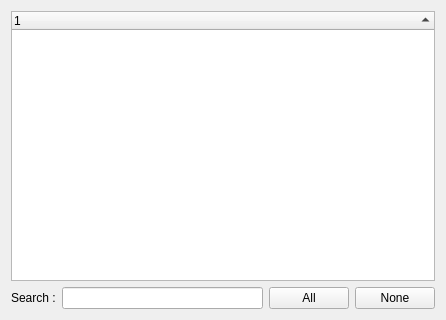
<?xml version="1.0" encoding="UTF-8"?>
<ui version="4.0">
 <class>FriendSelectionWidget</class>
 <widget class="QWidget" name="FriendSelectionWidget">
  <property name="geometry">
   <rect>
    <x>0</x>
    <y>0</y>
    <width>446</width>
    <height>320</height>
   </rect>
  </property>
  <layout class="QVBoxLayout" name="verticalLayout">
   <item>
    <widget class="QTreeWidget" name="friendList">
     <property name="minimumSize">
      <size>
       <width>20</width>
       <height>0</height>
      </size>
     </property>
     <property name="contextMenuPolicy">
      <enum>Qt::CustomContextMenu</enum>
     </property>
     <property name="editTriggers">
      <set>QAbstractItemView::NoEditTriggers</set>
     </property>
     <property name="sortingEnabled">
      <bool>true</bool>
     </property>
     <property name="allColumnsShowFocus">
      <bool>true</bool>
     </property>
     <property name="expandsOnDoubleClick">
      <bool>false</bool>
     </property>
     <column>
      <property name="text">
       <string/>
      </property>
     </column>
    </widget>
   </item>
   <item>
    <layout class="QHBoxLayout" name="horizontalLayout">
     <item>
      <widget class="QLabel" name="filterLabel">
       <property name="text">
        <string>Search :</string>
       </property>
      </widget>
     </item>
     <item>
      <widget class="LineEditClear" name="filterLineEdit"/>
     </item>
     <item>
      <widget class="QPushButton" name="selectAll_PB">
       <property name="text">
        <string>All</string>
       </property>
      </widget>
     </item>
     <item>
      <widget class="QPushButton" name="deselectAll_PB">
       <property name="text">
        <string>None</string>
       </property>
      </widget>
     </item>
    </layout>
   </item>
  </layout>
 </widget>
 <customwidgets>
  <customwidget>
   <class>LineEditClear</class>
   <extends>QLineEdit</extends>
   <header location="global">gui/common/LineEditClear.h</header>
  </customwidget>
 </customwidgets>
 <resources/>
 <connections/>
</ui>
